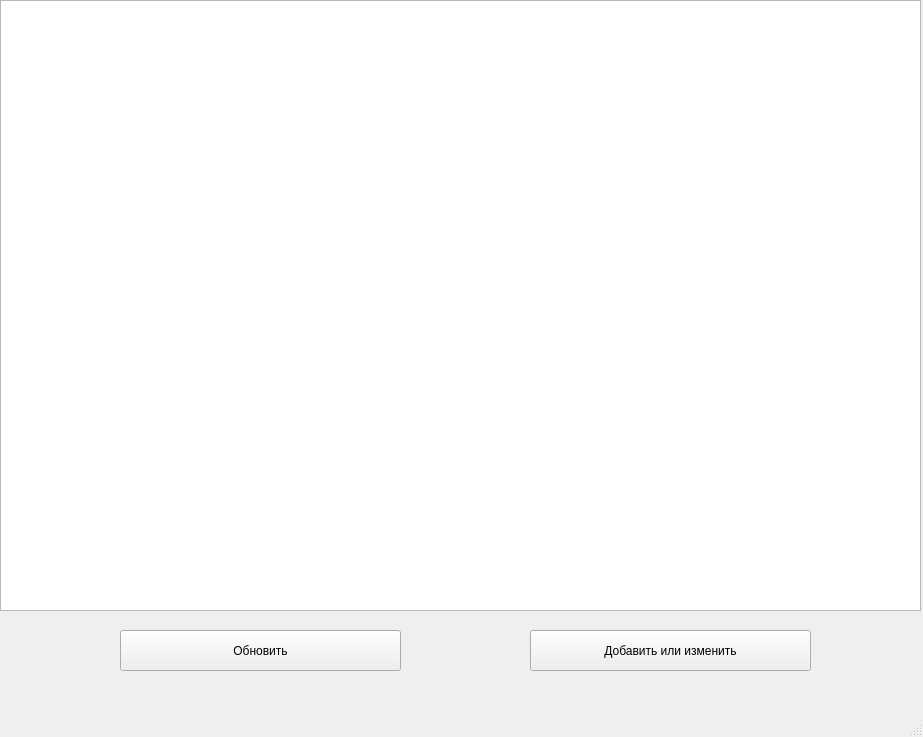
<?xml version="1.0" encoding="UTF-8"?>
<ui version="4.0">
 <class>MainWindow</class>
 <widget class="QMainWindow" name="MainWindow">
  <property name="geometry">
   <rect>
    <x>0</x>
    <y>0</y>
    <width>923</width>
    <height>737</height>
   </rect>
  </property>
  <property name="windowTitle">
   <string>MainWindow</string>
  </property>
  <widget class="QWidget" name="centralwidget">
   <widget class="QTableWidget" name="tableWidget">
    <property name="geometry">
     <rect>
      <x>0</x>
      <y>0</y>
      <width>921</width>
      <height>611</height>
     </rect>
    </property>
   </widget>
   <widget class="QPushButton" name="pushButton">
    <property name="geometry">
     <rect>
      <x>530</x>
      <y>630</y>
      <width>281</width>
      <height>41</height>
     </rect>
    </property>
    <property name="text">
     <string>Добавить или изменить</string>
    </property>
   </widget>
   <widget class="QPushButton" name="update">
    <property name="geometry">
     <rect>
      <x>120</x>
      <y>630</y>
      <width>281</width>
      <height>41</height>
     </rect>
    </property>
    <property name="text">
     <string>Обновить</string>
    </property>
   </widget>
  </widget>
  <widget class="QMenuBar" name="menubar">
   <property name="geometry">
    <rect>
     <x>0</x>
     <y>0</y>
     <width>923</width>
     <height>26</height>
    </rect>
   </property>
  </widget>
  <widget class="QStatusBar" name="statusbar"/>
 </widget>
 <resources/>
 <connections/>
</ui>
